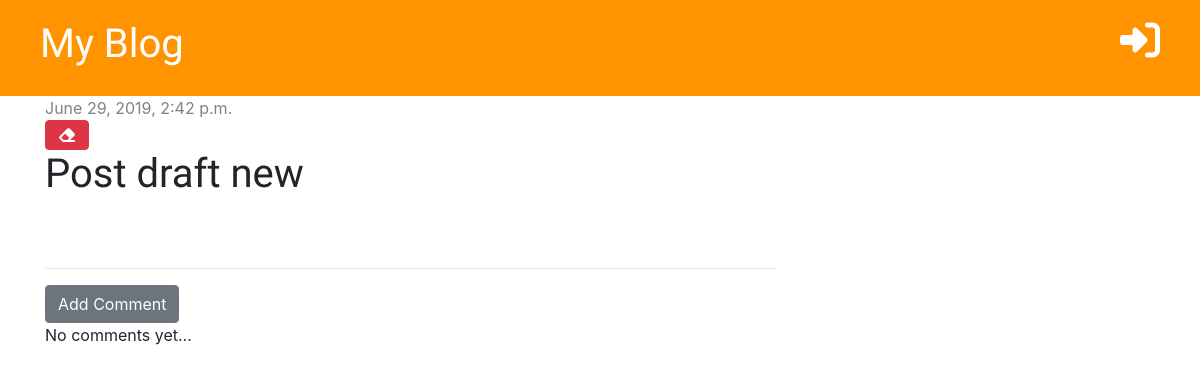
/post/7/, run on an earlier commit of the app's database.
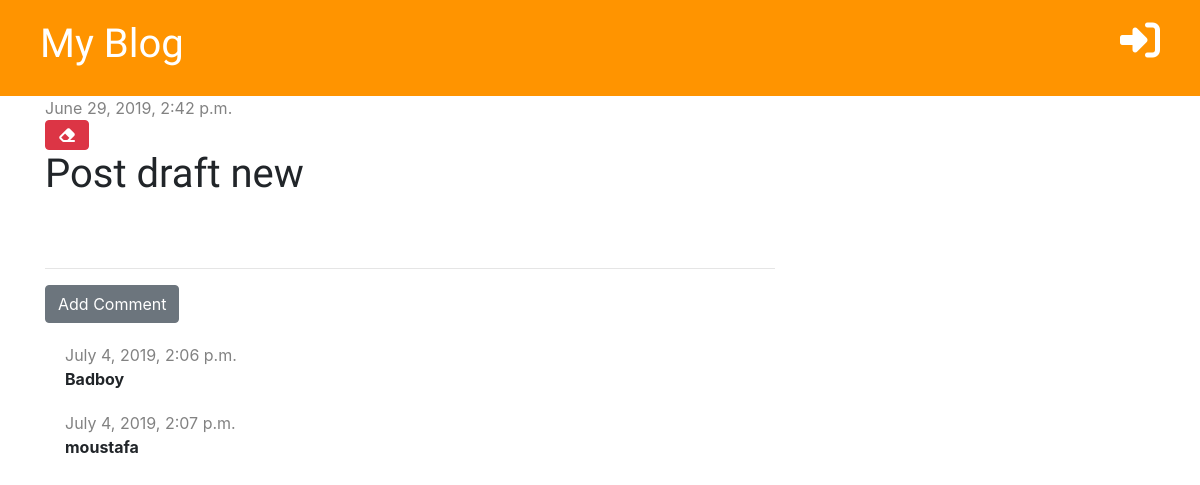
And on a later commit of the database.
### blog/models.py (models this page shows, shortened)
class Comment(models.Model):
    post = models.ForeignKey('blog.Post', on_delete=models.CASCADE, related_name='comments')
    author = models.CharField(max_length=200)
    created_date = models.DateTimeField(default=timezone.now)
    text = models.TextField()
    approved = models.BooleanField(default=False)

### blog/views.py (the view)
# urls.py: path('post/<int:pk>/', views.post_detail, name='post_detail'),
def post_detail(request, pk):
    posts = get_object_or_404(Post, pk=pk)
    stuff_for_frontend = {'posts': posts }
    return render(request, 'blog/post_detail.html', stuff_for_frontend)

### blog/templatetags/markdownify.py (called while the page is built)
@register.filter
def markdown(value):
    renderer = HighlightRenderer()
    markdown = mistune.Markdown(renderer=renderer)
    return markdown(value)

### blog/templates/blog/post_detail.html (shortened to what this page needs)
{% extends 'blog/base.html' %}
{% load markdownify %}
{% block content %}
    <div class="post">
        {% if posts.published_date %}
            <div class="date">
                {{ posts.published_date }}
            </div>
        {% else %}
            <a href="{% url 'post_publish' pk=posts.pk %}" class="btn btn-primary">Publish</a>
        {% endif %}
        <a href="{% url 'delete_post' pk=posts.pk %}" class="btn btn-danger" onclick="return confirm('Are sure you want to delete this post?')"><i class="fas fa-eraser"></i></a>
        <h1>{{ posts.title }}</h1>
    </div>
   <hr>
    <a href="{% url 'add_comment_to_post' pk=posts.pk %}" class="btn btn-secondary">Add Comment</a>
    {% for comment in posts.comments.all %}
        {% if user.is_superuser or comment.approved %}
        <div class="comment">
            <div class="date">
                {{ comment.created_date }}
            </div>
            <strong>{{ comment.author }}</strong>
        </div>
        {% endif %}
    {% empty %}
        <p>No comments yet...</p>
    {% endfor %}
{% endblock %}

What changed in the data, as far as the page shows it:
added Comment: created_date "July 4, 2019, 2:06 p.m.", author "Badboy"
added Comment: created_date "July 4, 2019, 2:07 p.m.", author "moustafa"
Also different on the page:
text no longer shown: "No comments yet..."
